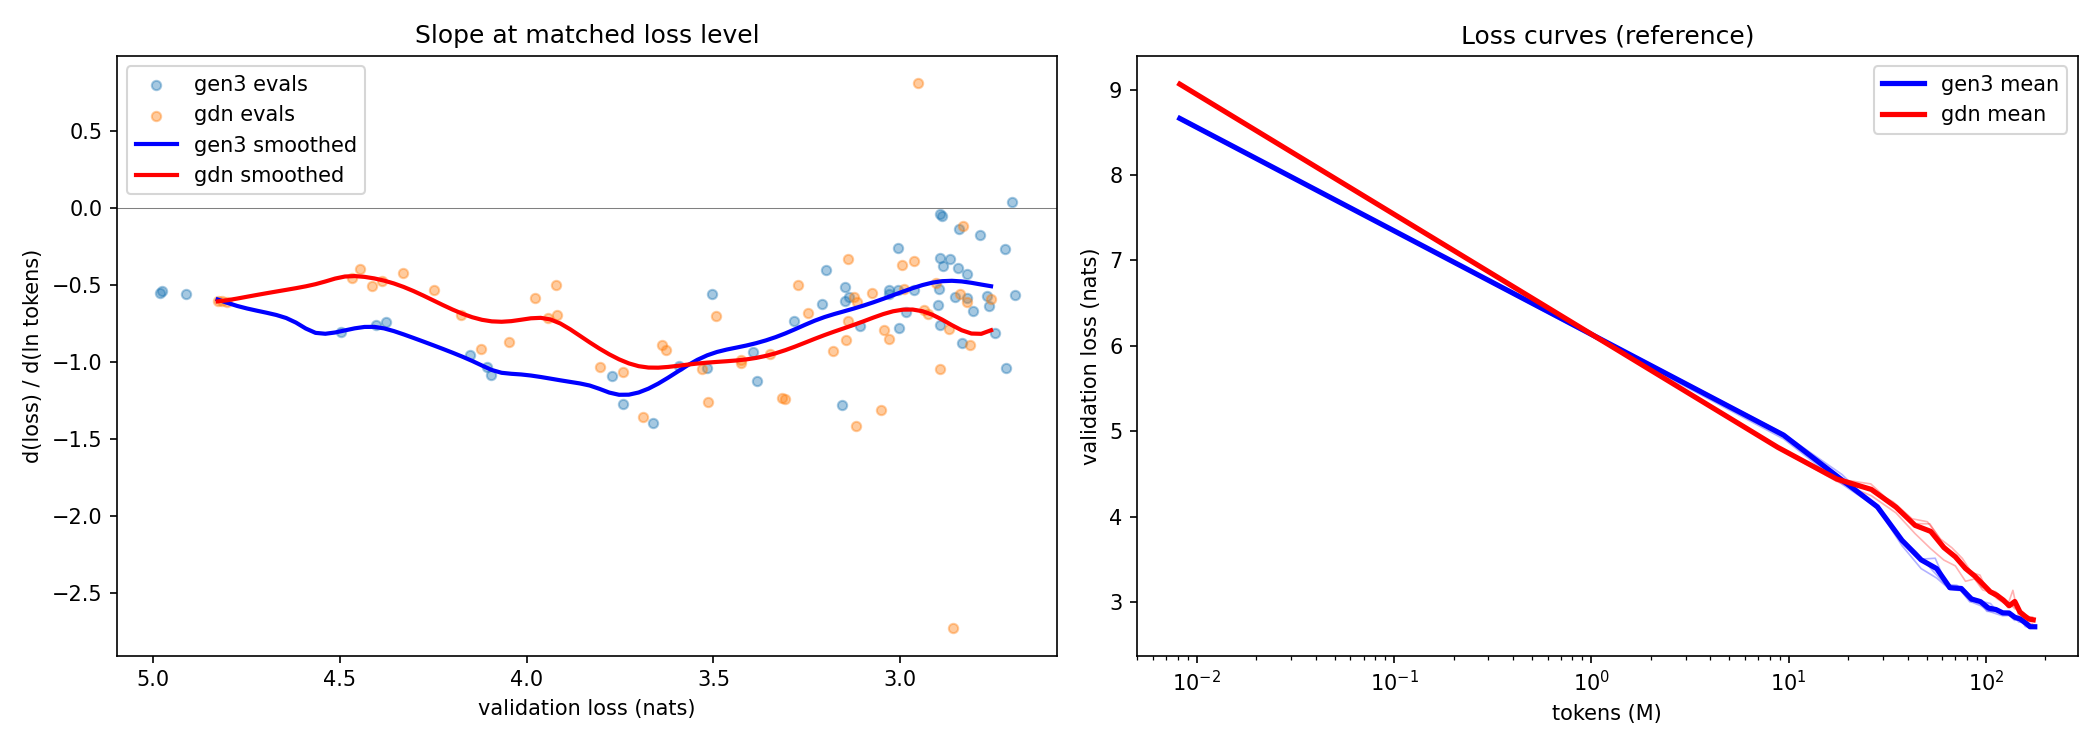

Recreate this plot in Python.
"""
Shift test: is gen3 just a horizontally-shifted copy of GDN?

If two curves have the same shape but one is shifted left in log-token space,
the trailing curve always looks like it's catching up -- it's on a steeper
part of the same descent.  But when it reaches the loss level where the leader
sits now, it will slow down too, and the gap stabilises instead of closing.

The test: compute d(loss)/d(ln tokens) as a function of *loss level* for each
model.  If the slopes match at the same loss, the curves are the same shape
and the "closing gap" is a shift artifact.  If GDN is systematically steeper
at the same loss, it is genuinely learning faster and will cross.

    python shift_test.py
"""
import json
from collections import defaultdict

import matplotlib.pyplot as plt
import numpy as np

LOG = "runs/cdelta.jsonl"
GEN3 = ["shape_dv56_s0", "shape_dv56_s1", "shape_dv56_s2"]
GDN = ["gdn4_s3", "gdn4_s4", "gdn4_s5"]


def load_labels(labels):
    runs = defaultdict(list)
    for line in open(LOG):
        try:
            r = json.loads(line)
        except json.JSONDecodeError:
            continue
        if r["model"] in labels:
            runs[r["model"]].append((r["tokens"], r["val"]))
    return {k: sorted(v) for k, v in runs.items()}


def slope_vs_loss(runs_dict, labels):
    """For each run, compute local d(loss)/d(ln tokens) and pair with loss level."""
    all_loss = []
    all_slope = []
    for lb in labels:
        if lb not in runs_dict:
            continue
        d = runs_dict[lb]
        toks = np.array([x[0] for x in d], float)
        vals = np.array([x[1] for x in d], float)
        ln_t = np.log(toks)
        # local slope via central differences on the sorted eval points
        for i in range(1, len(d) - 1):
            dl = (vals[i + 1] - vals[i - 1]) / (ln_t[i + 1] - ln_t[i - 1])
            all_loss.append(vals[i])
            all_slope.append(dl)
    return np.array(all_loss), np.array(all_slope)


def smooth_slope(loss_arr, slope_arr, grid, bandwidth=0.15):
    """Local polynomial (degree 1) regression of slope on loss."""
    out = np.full_like(grid, np.nan)
    for i, g in enumerate(grid):
        w = np.exp(-0.5 * ((loss_arr - g) / bandwidth) ** 2)
        if w.sum() < 1e-6:
            continue
        fit = np.polyfit(loss_arr - g, slope_arr, 1, w=w)
        out[i] = fit[1]  # intercept = slope at g
    return out


def main():
    runs = load_labels(GEN3 + GDN)

    gl, gs = slope_vs_loss(runs, GEN3)
    dl, ds = slope_vs_loss(runs, GDN)

    # Shared loss range where both have data
    lo = max(gl.min(), dl.min())
    hi = min(gl.max(), dl.max())
    grid = np.linspace(lo, hi, 80)

    g_smooth = smooth_slope(gl, gs, grid)
    d_smooth = smooth_slope(dl, ds, grid)

    # Print table
    print(f"{'loss':>7} {'gen3 dL/dlnT':>14} {'gdn dL/dlnT':>14} {'ratio':>7}")
    for i in range(0, len(grid), 4):
        g, d = g_smooth[i], d_smooth[i]
        r = d / g if g and abs(g) > 1e-6 else float("nan")
        print(f"{grid[i]:7.3f} {g:14.4f} {d:14.4f} {r:7.2f}")

    # Summary: is GDN steeper at the same loss?
    mask = np.isfinite(g_smooth) & np.isfinite(d_smooth)
    ratios = d_smooth[mask] / g_smooth[mask]
    print("\nGDN/gen3 slope ratio at matched loss:")
    print(f"  median {np.median(ratios):.3f}  mean {np.mean(ratios):.3f}")
    print(f"  range [{np.min(ratios):.3f}, {np.max(ratios):.3f}]")
    if np.median(ratios) > 1.05:
        print("  -> GDN is STEEPER at the same loss: genuine catch-up, not a shift.")
    elif np.median(ratios) < 0.95:
        print("  -> GDN is SHALLOWER at the same loss: gen3 pulling away.")
    else:
        print("  -> Slopes MATCH at the same loss: the gap is a shift artifact.")
        print("     The closing is just GDN traversing the same curve later.")

    # Plot
    fig, (ax1, ax2) = plt.subplots(1, 2, figsize=(14, 5))

    # Left: slope vs loss level
    ax1.scatter(gl, gs, c="tab:blue", alpha=0.4, s=20, label="gen3 evals")
    ax1.scatter(dl, ds, c="tab:orange", alpha=0.4, s=20, label="gdn evals")
    ax1.plot(grid, g_smooth, "b-", lw=2, label="gen3 smoothed")
    ax1.plot(grid, d_smooth, "r-", lw=2, label="gdn smoothed")
    ax1.set_xlabel("validation loss (nats)")
    ax1.set_ylabel("d(loss) / d(ln tokens)")
    ax1.set_title("Slope at matched loss level")
    ax1.legend()
    ax1.invert_xaxis()  # high loss on left = early training
    ax1.axhline(0, color="gray", lw=0.5)

    # Right: classic loss vs tokens (for reference)
    for lb in GEN3:
        if lb in runs:
            d = runs[lb]
            ax2.plot([x[0] / 1e6 for x in d], [x[1] for x in d],
                     "b-", alpha=0.3, lw=0.8)
    for lb in GDN:
        if lb in runs:
            d = runs[lb]
            ax2.plot([x[0] / 1e6 for x in d], [x[1] for x in d],
                     "r-", alpha=0.3, lw=0.8)
    # Means
    for labels, color, name in [(GEN3, "blue", "gen3"), (GDN, "red", "gdn")]:
        all_d = [runs[lb] for lb in labels if lb in runs]
        if not all_d:
            continue
        min_len = min(len(d) for d in all_d)
        toks = np.array([x[0] for x in all_d[0][:min_len]], float)
        mean_vals = np.mean([np.array([x[1] for x in d[:min_len]], float)
                             for d in all_d], axis=0)
        ax2.plot(toks / 1e6, mean_vals, color=color, lw=2.5, label=f"{name} mean")
    ax2.set_xlabel("tokens (M)")
    ax2.set_ylabel("validation loss (nats)")
    ax2.set_title("Loss curves (reference)")
    ax2.legend()
    ax2.set_xscale("log")

    fig.tight_layout()
    fig.savefig("shift_test.png", dpi=150)
    print("\nsaved shift_test.png")


if __name__ == "__main__":
    main()
